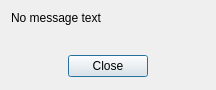
<ui version="4.0" >
 <class>MessageDialogClass</class>
 <widget class="QDialog" name="MessageDialogClass" >
  <property name="geometry" >
   <rect>
    <x>0</x>
    <y>0</y>
    <width>216</width>
    <height>90</height>
   </rect>
  </property>
  <property name="windowTitle" >
   <string>Message Dialog</string>
  </property>
  <property name="windowIcon" >
   <iconset resource="entitymw.qrc" >:/EntityMw/Resources/safir.png</iconset>
  </property>
  <layout class="QVBoxLayout" >
   <item>
    <widget class="QLabel" name="labelMessage" >
     <property name="text" >
      <string>No message text</string>
     </property>
    </widget>
   </item>
   <item>
    <spacer>
     <property name="orientation" >
      <enum>Qt::Vertical</enum>
     </property>
     <property name="sizeHint" >
      <size>
       <width>20</width>
       <height>31</height>
      </size>
     </property>
    </spacer>
   </item>
   <item>
    <layout class="QHBoxLayout" >
     <item>
      <spacer>
       <property name="orientation" >
        <enum>Qt::Horizontal</enum>
       </property>
       <property name="sizeHint" >
        <size>
         <width>31</width>
         <height>25</height>
        </size>
       </property>
      </spacer>
     </item>
     <item>
      <widget class="QPushButton" name="pushButtonClose" >
       <property name="text" >
        <string>Close</string>
       </property>
      </widget>
     </item>
     <item>
      <spacer>
       <property name="orientation" >
        <enum>Qt::Horizontal</enum>
       </property>
       <property name="sizeHint" >
        <size>
         <width>31</width>
         <height>25</height>
        </size>
       </property>
      </spacer>
     </item>
    </layout>
   </item>
  </layout>
 </widget>
 <resources>
  <include location="entitymw.qrc" />
 </resources>
 <connections>
  <connection>
   <sender>pushButtonClose</sender>
   <signal>clicked()</signal>
   <receiver>MessageDialogClass</receiver>
   <slot>reject()</slot>
   <hints>
    <hint type="sourcelabel" >
     <x>122</x>
     <y>68</y>
    </hint>
    <hint type="destinationlabel" >
     <x>213</x>
     <y>52</y>
    </hint>
   </hints>
  </connection>
 </connections>
</ui>
